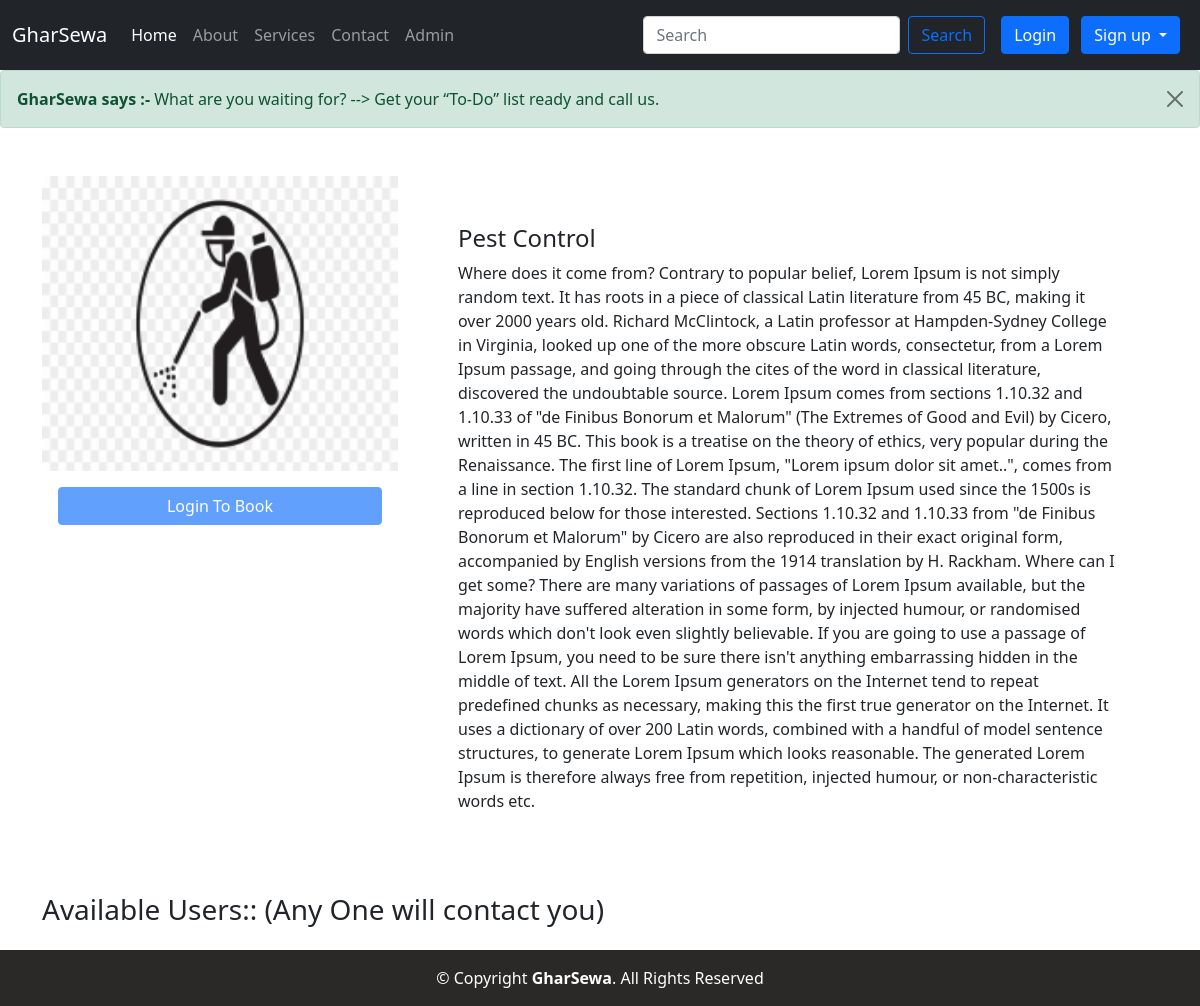
Before: /services/5/ with the older database file.
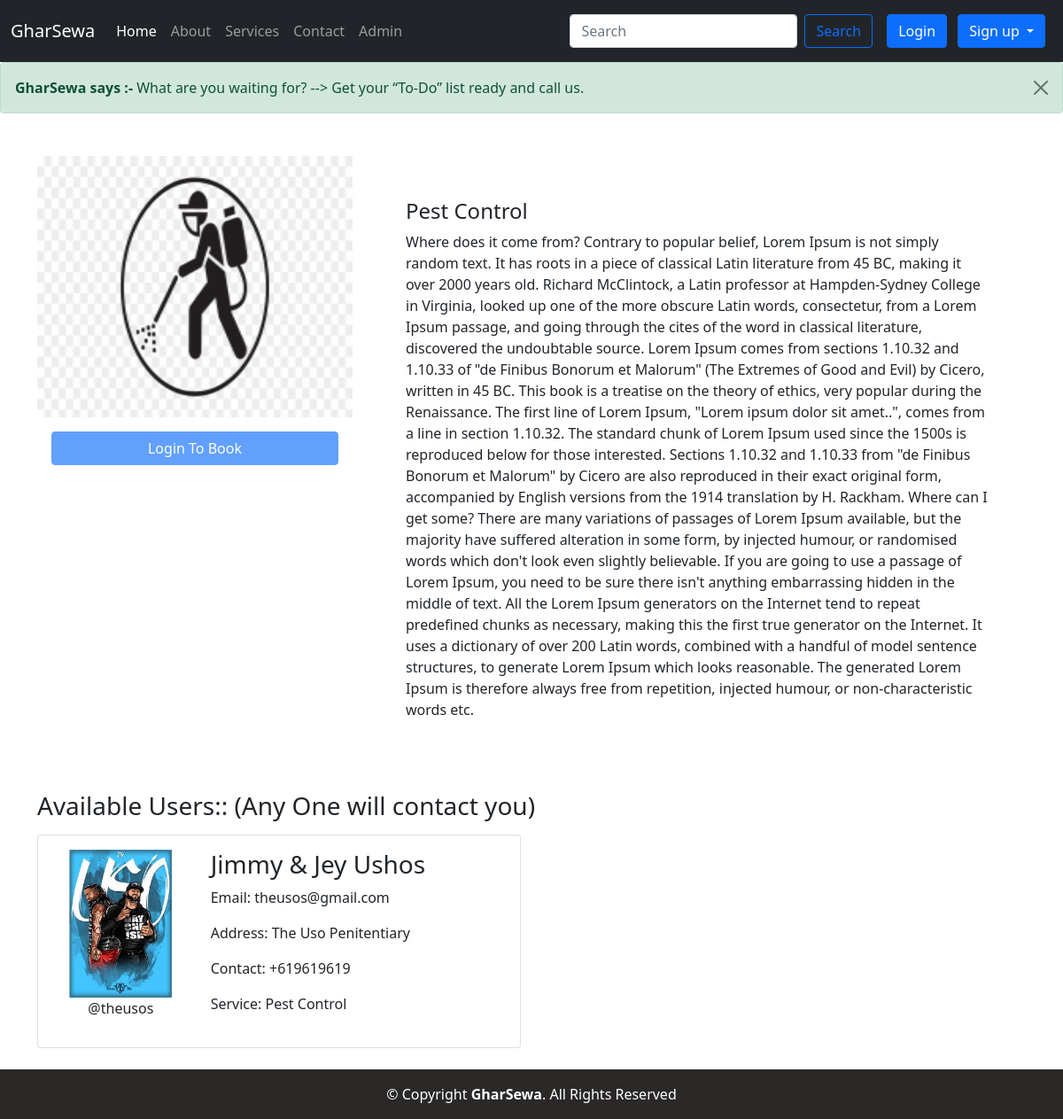
After: the same page with the newer database file.
### home/models.py (models this page shows, shortened)
class Service_Man(models.Model):
    status = models.ForeignKey(Status, on_delete=models.CASCADE, null=True)
    user = models.ForeignKey(User, on_delete=CASCADE, null=True)
    phone = models.CharField(max_length=20, null=True)
    image = models.ImageField(upload_to='service_man/', null=True)
    address = models.CharField(max_length=100, null=True)
    service = models.ForeignKey(
        Service, on_delete=CASCADE, null=True, blank=True)
    date_joined = models.DateField(auto_now_add=True)

class Service(models.Model):
    service_id = models.AutoField(primary_key=True)
    service_name = models.CharField(max_length=50)
    service_desc = models.TextField()
    image = models.FileField(null=True)
    pub_date = models.DateField(auto_now_add=True)

### home/views.py (the view)
# urls.py: path('services/<int:myid>/', views.serviceView, name='serviceView'),
def serviceView(request, myid):
    messages.success(
        request, 'What are you waiting for? --> Get your “To-Do” list ready and call us')
    service = Service.objects.filter(service_id=myid)[0]
    users = Service_Man.objects.filter(service=service)
    context = {'service': service, 'users': users}
    return render(request, 'service_view.html', context)

### templates/service_view.html (shortened to what this page needs)
{% extends 'base.html' %}
{% block body %}
<div class="container-fluid">
    <div class="container mt-5">
        <div class="row">
            <div class="col-md-4">
                <div class="row">
                    <img src='/media/{{service.image}}' class="card-img-top" width="233px" height="295px">
                </div>
                <div class="row mt-3 mx-3">
                    {% if user.is_authenticated %}
                    <a href="/book_service/" class="btn btn-primary">Book Now</a>
                    {% else %}
                    <button href="#" class="btn btn-primary" disabled>Login To Book</button>
                    {% endif %}
                </div>
            </div>
            <div class="col-md-8 p-5">
                <h4>{{ service.service_name }}</h4>
                <p>{{ service.service_desc }}</p>
            </div>
        </div>
        <div class="my-3">
            <h3>Available Users:: (Any One will contact you)</h3>
            <div class="row mt-2">
                {% for user in users %}
                <div class="col-md-6">
                    <div class="card card-body my-2">
                        <div class="row">
                            <div class="col-md-4">
                                <div>
                                    <img src="{{user.image.url}}" class="image-thumbnail w-75 m-auto" alt="Photos">
                                    <p class="text-center">@{{user.user.username}}</p>
                                </div>
                            </div>
                            <div class="col-md-8">
                                <h3>{{user.user.first_name}} {{user.user.last_name}}</h3>
                                <p>Email: {{user.user.email}}</p>
                                <p>Address: {{user.address}}</p>
                                <p>Contact: {{user.phone}}</p>
                                <p>Service: {{user.service.service_name}}</p>
                            </div>
                        </div>
                    </div>
                </div>
                {% endfor %}
            </div>
        </div>
    </div>
</div>
{% endblock body %}

Changed rows visible on the page:
added Service_Man: image (picture), user.username "theusos", user.first_name "Jimmy & Jey", user.last_name "Ushos", user.email "theusos@gmail.com", address "The Uso Penitentiary", phone "+619619619", service.service_name "Pest Control"
